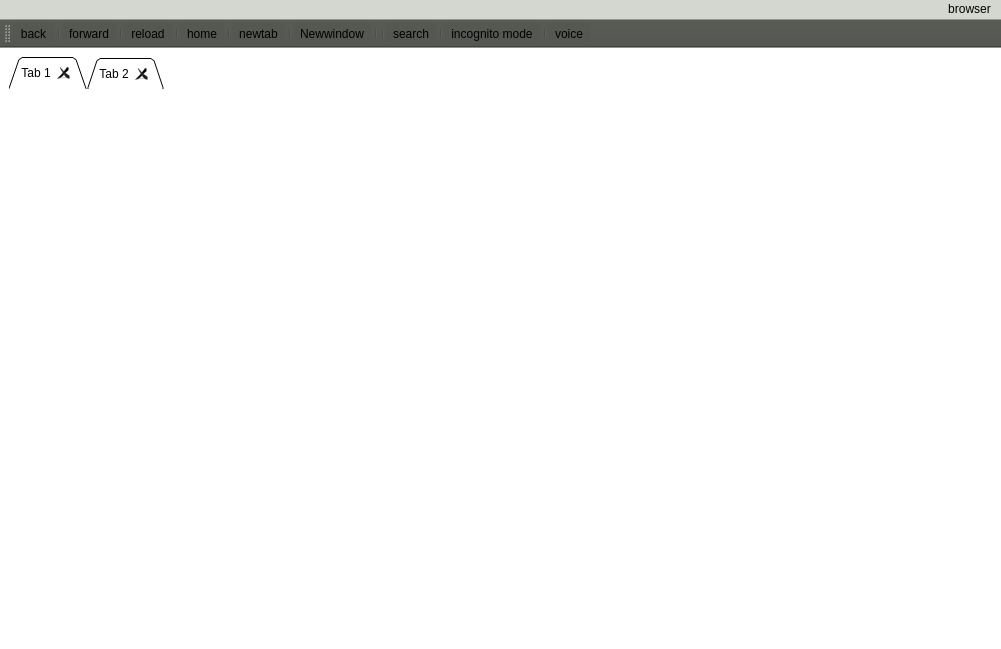
<?xml version="1.0" encoding="UTF-8"?>
<ui version="4.0">
 <class>MainWindow</class>
 <widget class="QMainWindow" name="MainWindow">
  <property name="geometry">
   <rect>
    <x>0</x>
    <y>0</y>
    <width>1001</width>
    <height>649</height>
   </rect>
  </property>
  <property name="windowTitle">
   <string>VC Browser</string>
  </property>
  <property name="autoFillBackground">
   <bool>false</bool>
  </property>
  <property name="styleSheet">
   <string notr="true">background-color: rgb(255, 255, 255);</string>
  </property>
  <widget class="QWidget" name="centralwidget">
   <layout class="QVBoxLayout" name="verticalLayout">
    <item>
     <widget class="QWidget" name="widget" native="true">
      <layout class="QVBoxLayout" name="verticalLayout_2">
       <property name="spacing">
        <number>0</number>
       </property>
       <property name="leftMargin">
        <number>0</number>
       </property>
       <property name="topMargin">
        <number>0</number>
       </property>
       <property name="rightMargin">
        <number>0</number>
       </property>
       <property name="bottomMargin">
        <number>0</number>
       </property>
       <item>
        <widget class="QTabWidget" name="tabWidget">
         <property name="tabShape">
          <enum>QTabWidget::Triangular</enum>
         </property>
         <property name="currentIndex">
          <number>0</number>
         </property>
         <property name="elideMode">
          <enum>Qt::ElideNone</enum>
         </property>
         <property name="documentMode">
          <bool>true</bool>
         </property>
         <property name="tabsClosable">
          <bool>true</bool>
         </property>
         <property name="movable">
          <bool>true</bool>
         </property>
         <property name="tabBarAutoHide">
          <bool>false</bool>
         </property>
         <widget class="QWidget" name="tab">
          <attribute name="title">
           <string>Tab 1</string>
          </attribute>
         </widget>
         <widget class="QWidget" name="tab_2">
          <attribute name="title">
           <string>Tab 2</string>
          </attribute>
         </widget>
        </widget>
       </item>
      </layout>
     </widget>
    </item>
   </layout>
  </widget>
  <widget class="QMenuBar" name="menuBar">
   <property name="geometry">
    <rect>
     <x>0</x>
     <y>0</y>
     <width>1001</width>
     <height>22</height>
    </rect>
   </property>
   <property name="layoutDirection">
    <enum>Qt::RightToLeft</enum>
   </property>
   <property name="styleSheet">
    <string notr="true">background-color: rgb(211, 215, 207);</string>
   </property>
   <widget class="QMenu" name="menubrowser">
    <property name="title">
     <string>browser</string>
    </property>
    <widget class="QMenu" name="menuHelp_3">
     <property name="title">
      <string>Help</string>
     </property>
     <addaction name="actionAbout_vc_browser"/>
     <addaction name="actionDocumentation"/>
     <addaction name="actionPlugins"/>
    </widget>
    <addaction name="actionHistory"/>
    <addaction name="actionDownloads"/>
    <addaction name="actionBookmarks"/>
    <addaction name="actionSettings"/>
    <addaction name="actionExit"/>
    <addaction name="actionAbout_vc_browser"/>
    <addaction name="menuHelp_3"/>
   </widget>
   <addaction name="menubrowser"/>
  </widget>
  <widget class="QToolBar" name="navbar">
   <property name="contextMenuPolicy">
    <enum>Qt::PreventContextMenu</enum>
   </property>
   <property name="windowTitle">
    <string>toolBar</string>
   </property>
   <property name="styleSheet">
    <string notr="true">background-color: rgb(85, 87, 83);</string>
   </property>
   <property name="allowedAreas">
    <set>Qt::NoToolBarArea</set>
   </property>
   <attribute name="toolBarArea">
    <enum>TopToolBarArea</enum>
   </attribute>
   <attribute name="toolBarBreak">
    <bool>false</bool>
   </attribute>
   <addaction name="actionback"/>
   <addaction name="separator"/>
   <addaction name="actionforward"/>
   <addaction name="separator"/>
   <addaction name="actionreload"/>
   <addaction name="separator"/>
   <addaction name="actionhome"/>
   <addaction name="separator"/>
   <addaction name="actionNewTab"/>
   <addaction name="separator"/>
   <addaction name="actionNewWindow"/>
   <addaction name="separator"/>
   <addaction name="separator"/>
   <addaction name="actionsearch"/>
   <addaction name="separator"/>
   <addaction name="actionignito_mode"/>
   <addaction name="separator"/>
   <addaction name="actionvoice"/>
  </widget>
  <action name="actionignito_mode">
   <property name="icon">
    <iconset>
     <normaloff>icons/24x24/cil-moon.png</normaloff>icons/24x24/cil-moon.png</iconset>
   </property>
   <property name="text">
    <string>incognito mode </string>
   </property>
  </action>
  <action name="actionHistory">
   <property name="icon">
    <iconset>
     <normaloff>icons/address-book-blue.png</normaloff>icons/address-book-blue.png</iconset>
   </property>
   <property name="text">
    <string>History</string>
   </property>
  </action>
  <action name="actionDownloads">
   <property name="icon">
    <iconset>
     <normaloff>icon2/icons/downloads-icon-32x32.png</normaloff>icon2/icons/downloads-icon-32x32.png</iconset>
   </property>
   <property name="text">
    <string>Downloads</string>
   </property>
  </action>
  <action name="actionExit">
   <property name="icon">
    <iconset>
     <normaloff>icons/cross-circle-frame.png</normaloff>icons/cross-circle-frame.png</iconset>
   </property>
   <property name="text">
    <string>Exit</string>
   </property>
  </action>
  <action name="actionAbout_vc_browser">
   <property name="icon">
    <iconset>
     <normaloff>icons/balloon-buzz-left.png</normaloff>icons/balloon-buzz-left.png</iconset>
   </property>
   <property name="text">
    <string>About vc browser</string>
   </property>
  </action>
  <action name="actionDocumentation">
   <property name="icon">
    <iconset resource="icons/resource.qrc">
     <normaloff>:/icons/document-url.ico</normaloff>:/icons/document-url.ico</iconset>
   </property>
   <property name="text">
    <string>Documentation</string>
   </property>
  </action>
  <action name="actionPlugins">
   <property name="icon">
    <iconset>
     <normaloff>icons/plug.png</normaloff>icons/plug.png</iconset>
   </property>
   <property name="text">
    <string>Plugins</string>
   </property>
  </action>
  <action name="actionback">
   <property name="icon">
    <iconset>
     <normaloff>icons/24x24/cil-arrow-left.png</normaloff>icons/24x24/cil-arrow-left.png</iconset>
   </property>
   <property name="text">
    <string>back</string>
   </property>
   <property name="toolTip">
    <string>back</string>
   </property>
   <property name="shortcut">
    <string>PgDown</string>
   </property>
  </action>
  <action name="actionforward">
   <property name="icon">
    <iconset>
     <normaloff>icons/24x24/cil-arrow-right.png</normaloff>icons/24x24/cil-arrow-right.png</iconset>
   </property>
   <property name="text">
    <string>forward</string>
   </property>
   <property name="shortcut">
    <string>PgUp</string>
   </property>
  </action>
  <action name="actionreload">
   <property name="icon">
    <iconset>
     <normaloff>icons/24x24/cil-loop-circular.png</normaloff>icons/24x24/cil-loop-circular.png</iconset>
   </property>
   <property name="text">
    <string>reload</string>
   </property>
   <property name="shortcut">
    <string>Ctrl+R</string>
   </property>
  </action>
  <action name="actionhome">
   <property name="icon">
    <iconset>
     <normaloff>icons/24x24/cil-home.png</normaloff>icons/24x24/cil-home.png</iconset>
   </property>
   <property name="text">
    <string>home</string>
   </property>
   <property name="toolTip">
    <string>home</string>
   </property>
   <property name="shortcut">
    <string>Home</string>
   </property>
  </action>
  <action name="actionSettings">
   <property name="icon">
    <iconset>
     <normaloff>icons/24x24/cil-settings.png</normaloff>icons/24x24/cil-settings.png</iconset>
   </property>
   <property name="text">
    <string>Settings</string>
   </property>
  </action>
  <action name="actionNewTab">
   <property name="icon">
    <iconset>
     <normaloff>icon2/icons/tab-new.ico</normaloff>icon2/icons/tab-new.ico</iconset>
   </property>
   <property name="text">
    <string>newtab</string>
   </property>
   <property name="toolTip">
    <string>New Tab</string>
   </property>
   <property name="shortcut">
    <string>Ctrl+T</string>
   </property>
  </action>
  <action name="actionNewWindow">
   <property name="icon">
    <iconset>
     <normaloff>icon2/icons/window-new.ico</normaloff>icon2/icons/window-new.ico</iconset>
   </property>
   <property name="text">
    <string>Newwindow</string>
   </property>
   <property name="toolTip">
    <string>New window</string>
   </property>
   <property name="shortcut">
    <string>Ctrl+Shift+N</string>
   </property>
  </action>
  <action name="actionShortcuts">
   <property name="text">
    <string>Shortcuts</string>
   </property>
  </action>
  <action name="actionAbout_VC_Browser">
   <property name="text">
    <string>About VC Browser</string>
   </property>
  </action>
  <action name="actionBookmarks">
   <property name="text">
    <string>Bookmarks</string>
   </property>
  </action>
  <action name="actionsearch">
   <property name="icon">
    <iconset>
     <normaloff>icon2/icons/search.ico</normaloff>icon2/icons/search.ico</iconset>
   </property>
   <property name="text">
    <string>search</string>
   </property>
   <property name="toolTip">
    <string>Search</string>
   </property>
  </action>
  <action name="actionvoice">
   <property name="icon">
    <iconset>
     <normaloff>icons/24x24/cil-microphone.png</normaloff>icons/24x24/cil-microphone.png</iconset>
   </property>
   <property name="text">
    <string>voice</string>
   </property>
   <property name="toolTip">
    <string>voice search</string>
   </property>
   <property name="shortcut">
    <string>Ctrl+Alt+V</string>
   </property>
  </action>
 </widget>
 <resources>
  <include location="icons/resource.qrc"/>
 </resources>
 <connections/>
</ui>
